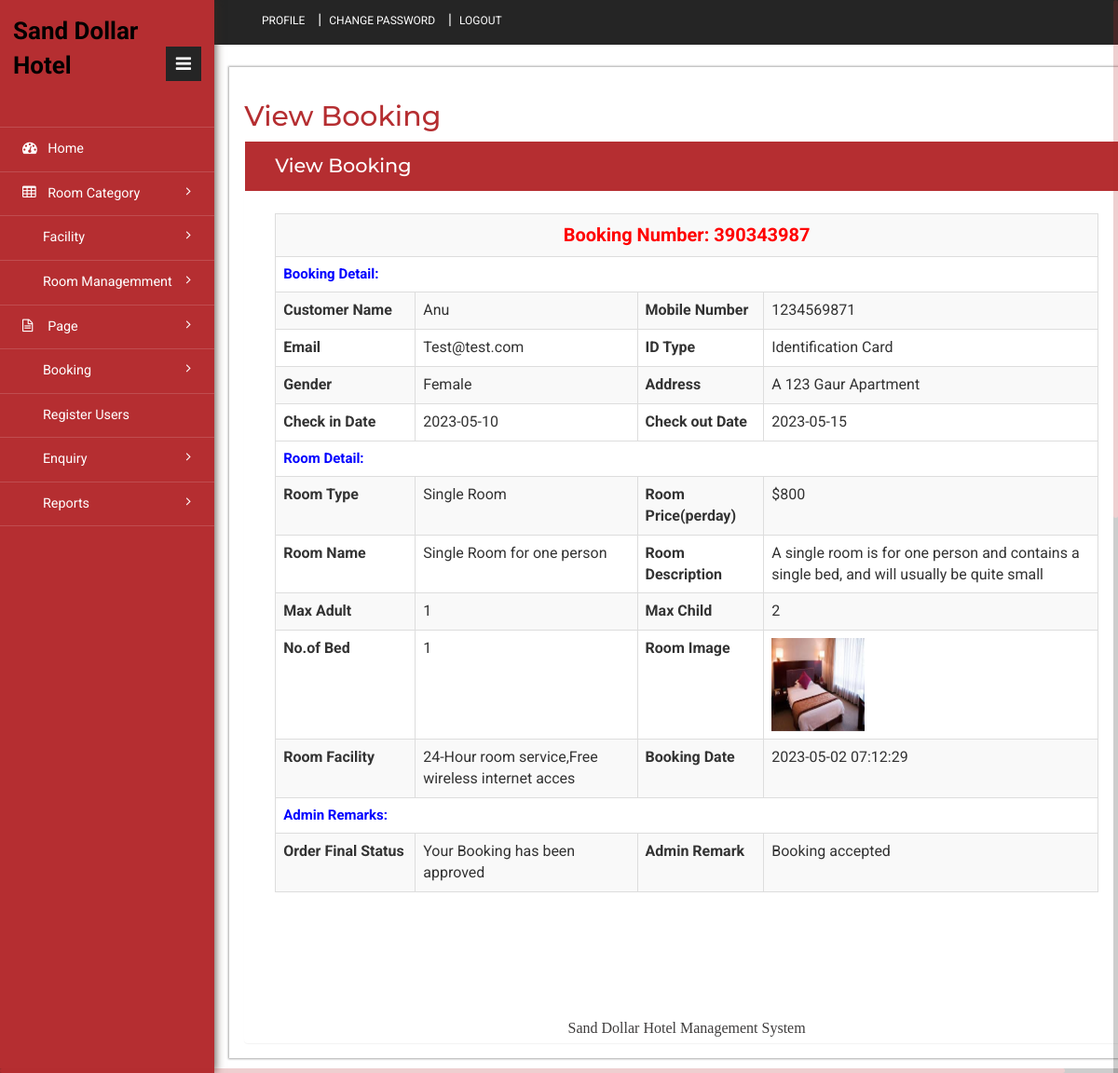
/admin/view-booking-detail.php?bookingid=390343987 (signed in), run on the app's committed database.
### tables this page shows
CREATE TABLE `tblbooking` (
  `ID` int(10) NOT NULL,
  `RoomId` int(5) DEFAULT NULL,
  `BookingNumber` varchar(120) DEFAULT NULL,
  `UserID` int(5) NOT NULL,
  `IDType` varchar(120) DEFAULT NULL,
  `Gender` varchar(50) DEFAULT NULL,
  `Address` mediumtext DEFAULT NULL,
  `CheckinDate` varchar(200) DEFAULT NULL,
  `CheckoutDate` varchar(200) DEFAULT NULL,
  `BookingDate` timestamp NULL DEFAULT current_timestamp(),
  `Remark` varchar(50) DEFAULT NULL,
  `Status` varchar(50) DEFAULT NULL,
  `UpdationDate` timestamp NULL DEFAULT NULL ON UPDATE current_timestamp()
);

CREATE TABLE `tbluser` (
  `ID` int(10) NOT NULL,
  `FullName` varchar(200) DEFAULT NULL,
  `MobileNumber` bigint(10) DEFAULT NULL,
  `Email` varchar(120) DEFAULT NULL,
  `Password` varchar(120) DEFAULT NULL,
  `RegDate` timestamp NULL DEFAULT current_timestamp()
);

CREATE TABLE `tblcategory` (
  `ID` int(10) NOT NULL,
  `CategoryName` varchar(120) DEFAULT NULL,
  `Description` mediumtext DEFAULT NULL,
  `Price` int(5) NOT NULL,
  `Date` timestamp NULL DEFAULT current_timestamp()
);

CREATE TABLE `tblroom` (
  `ID` int(10) NOT NULL,
  `RoomType` int(10) DEFAULT NULL,
  `RoomName` varchar(200) DEFAULT NULL,
  `MaxAdult` int(5) DEFAULT NULL,
  `MaxChild` int(5) DEFAULT NULL,
  `RoomDesc` mediumtext DEFAULT NULL,
  `NoofBed` int(5) DEFAULT NULL,
  `Image` varchar(200) DEFAULT NULL,
  `RoomFacility` varchar(200) DEFAULT NULL,
  `CreationDate` timestamp NULL DEFAULT current_timestamp()
);

### src/admin/view-booking-detail.php (the view, shortened to what this page needs)
<?php
include('includes/dbconnection.php');
if (strlen($_SESSION['hbmsaid'] == 0)) {
	header('location:logout.php');
} else {
?>
	<!DOCTYPE HTML>
	<html>
	<head>
		<link href="css/bootstrap.min.css" rel='stylesheet' type='text/css' />
		<link href="css/style.css" rel='stylesheet' type='text/css' />
		<link href="css/font-awesome.css" rel="stylesheet">
		<link rel="stylesheet" href="css/icon-font.min.css" type='text/css' />
	</head>
	<body>
		<div class="page-container">
			<div class="left-content">
				<div class="inner-content">
					<?php include_once('includes/header.php'); ?>
					<div class="content">
						<div class="women_main">
							<div class="grids">
								<div class="progressbar-heading grids-heading">
									<h2>View Booking</h2>
								</div>
								<div class="panel panel-widget forms-panel">
									<div class="forms">
										<div class="form-grids widget-shadow" data-example-id="basic-forms">
											<div class="form-title">
												<h4>View Booking</h4>
											</div>
											<div class="form-body">
												<?php
												$bookid = $_GET['bookingid'];
												$sql = "SELECT tblbooking.BookingNumber,tbluser.FullName,tbluser.MobileNumber,tbluser.Email,tblbooking.IDType,tblbooking.Gender,tblbooking.Address,tblbooking.CheckinDate,tblbooking.CheckoutDate,tblbooking.BookingDate,tblbooking.Remark,tblbooking.Status,tblbooking.UpdationDate,tblcategory.CategoryName,tblcategory.Description,tblcategory.Price,tblroom.RoomName,tblroom.MaxAdult,tblroom.MaxChild,tblroom.RoomDesc,tblroom.NoofBed,tblroom.Image,tblroom.RoomFacility
from tblbooking
join tblroom on tblbooking.RoomId=tblroom.ID
join tblcategory on tblcategory.ID=tblroom.RoomType
join tbluser on tblbooking.UserID=tbluser.ID
where tblbooking.BookingNumber=:bookid";
												$query = $dbh->prepare($sql);
												$query->bindParam(':bookid', $bookid, PDO::PARAM_STR);
												$query->execute();
												$results = $query->fetchAll(PDO::FETCH_OBJ);
												if ($query->rowCount() > 0) {
													foreach ($results as $row) {               ?>
														<table border="1" class="table table-bordered table-striped table-vcenter js-dataTable-full-pagination">
															<tr>
																<th colspan="4" style="color: red;font-weight: bold;text-align: center;font-size: 20px"> Booking Number: <?php echo $row->BookingNumber; ?></th>
															</tr>
															<tr>
																<th colspan="4" style="color: blue;font-weight: bold;font-size: 15px"> Booking Detail:</th>
															</tr>
															<tr>
																<th>Customer Name</th>
																<td><?php echo $row->FullName; ?></td>
																<th>Mobile Number</th>
																<td><?php echo $row->MobileNumber; ?></td>
															</tr>
															<tr>
																<th>Email</th>
																<td><?php echo $row->Email; ?></td>
																<th>ID Type</th>
																<td><?php echo $row->IDType; ?></td>
															</tr>
															<tr>
																<th>Gender</th>
																<td><?php echo $row->Gender; ?></td>
																<th>Address</th>
																<td><?php echo $row->Address; ?></td>
															</tr>
															<tr>
																<th>Check in Date</th>
																<td><?php echo $row->CheckinDate; ?></td>
																<th>Check out Date</th>
																<td><?php echo $row->CheckoutDate; ?></td>
															</tr>
															<tr>
															<tr>
																<th colspan="4" style="color: blue;font-weight: bold;font-size: 15px"> Room Detail:</th>
															</tr>
															<th>Room Type</th>
															<td><?php echo $row->CategoryName; ?></td>
															<th>Room Price(perday)</th>
															<td>$<?php echo $row->Price; ?></td>
															</tr>
															<tr>
																<th>Room Name</th>
																<td><?php echo $row->RoomName; ?></td>
																<th>Room Description</th>
																<td><?php echo $row->RoomDesc; ?></td>
															</tr>
															<tr>
																<th>Max Adult</th>
																<td><?php echo $row->MaxAdult; ?></td>
																<th>Max Child</th>
																<td><?php echo $row->MaxChild; ?></td>
															</tr>
															<tr>
																<th>No.of Bed</th>
																<td><?php echo $row->NoofBed; ?></td>
																<th>Room Image</th>
																<td><img src="images/<?php echo $row->Image; ?>" width="100" height="100" value="<?php echo $row->Image; ?>"></td>
															</tr>
															<tr>
																<th>Room Facility</th>
																<td><?php echo $row->RoomFacility; ?></td>
																<th>Booking Date</th>
																<td><?php echo $row->BookingDate; ?></td>
															</tr>
															<tr>
																<th colspan="4" style="color: blue;font-weight: bold;font-size: 15px"> Admin Remarks:</th>
															</tr>
															<tr>
																<th>Order Final Status</th>
																<td> <?php $status = $row->Status;
																		if ($row->Status == "Approved") {
																			echo "Your Booking has been approved";
																		}
																		if ($row->Status == "") {
																			echo "Not Response Yet";
																		}; ?></td>
																<th>Admin Remark</th>
																<?php if ($row->Status == "") { ?>
																	<td><?php echo "Not Updated Yet"; ?></td>
																<?php } else { ?> <td><?php echo htmlentities($row->Remark); ?>
																	</td>
																<?php } ?>
															</tr>
													<?php $cnt = $cnt + 1;
													}
												} ?>
														</table>
											</div>
											<?php include_once('includes/footer.php'); ?>
										</div>
									</div>
								</div>
							</div>
							<?php include_once('includes/sidebar.php'); ?>
						</div>
	</body>
	</html><?php }  ?>

### data on the page
tblbooking: BookingNumber "390343987", UserID.FullName "Anu", UserID.MobileNumber "1234569871", UserID.Email "Test@test.com", IDType "Identification Card", Gender "Female", Address "A 123 Gaur Apartment", CheckinDate "2023-05-10", CheckoutDate "2023-05-15", tblcategory.CategoryName "Single Room", tblcategory.Price "800", RoomId.RoomName "Single Room for one person", RoomId.RoomDesc "A single room is for one person and contains a single bed, and will usually be quite small", RoomId.MaxAdult "1", RoomId.MaxChild "2", RoomId.NoofBed "1", RoomId.Image (picture), RoomId.RoomFacility "24-Hour room service,Free wireless internet acces", BookingDate "2023-05-02 07:12:29", Status "Your Booking has been approved", Remark "Booking accepted"
